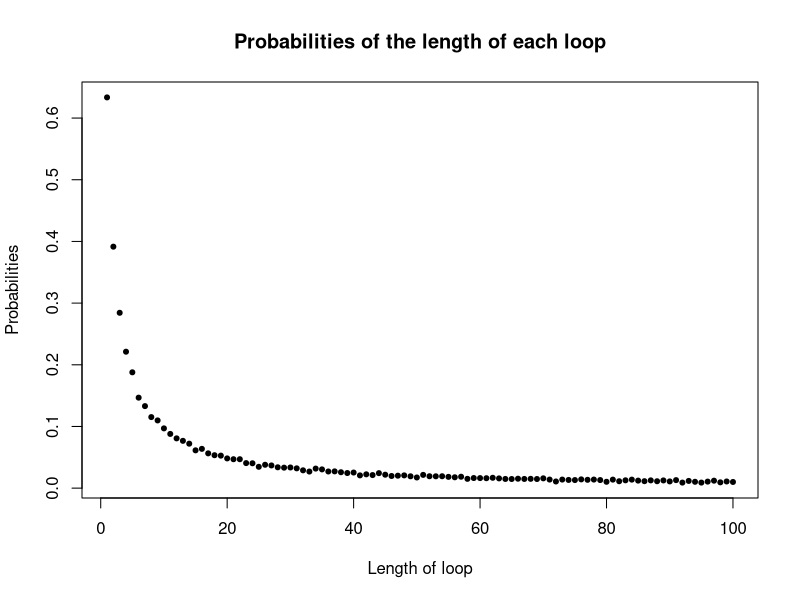

The R source for this figure:

find_one <- function(card, n, k, strategy){
  # This function is a function created to simplify the following Pone and Pall 
  # functions, which can reduce the repeated code in the latter two functions. And 
  # this function is used to calculate whether a single prisoner can successfully 
  # find their own number under each strategy.  
  
  # We estimate that when the number of picking up boxes is less than n and 
  # the prisoner succeeds in finding his number, then success is 1, or it's 0.
  
  success <- 0  
  # Strategy 1: The prisoners start by opening the box with their number on it, 
  # check the card number say k, if k is not their prisoner number they go and 
  # open box k. Repeat the process until they have found the card with their 
  # number on it.
  if(strategy==1){ 
    box <- k 
    j <- 1 
    while (j <= n) { 
      if(card[box]==k){ 
        success <- 1
        break
      }
      else{
        box <- card[box] 
        j = j+1 
      }  
    }
  }
  # Strategy 2: same As strategy 1, but starting from a randomly selected box.
  else if(strategy == 2){ 
    box <- sample(1:(2*n), 1) 
    j <- 1
    while (j <= n) {
      if(card[box] == k){
        success <- 1
        break
      }
      else{
        box <- card[box]
        j = j+1
      }  
    }
  }
  # Strategy 3: prisoners open n boxes at random, checking each card for their number.
  else{ 
    box <- sample(1:(2*n), n)
    for(i in 1:n){
      one_box <- box[i] 
      if(card[one_box] == k){
        success <- 1
        break
      }
    }
  }
  return(success)
}

Pone <- function(n, k, strategy, nreps){
  # This function tests the probability that ONE prisoner with number k will 
  # successfully find his or her own number. We find the number of successes
  # using find_one and divide it by the number of simulations(nreps=10000).
  success <- 0 
  card <- 1:(2*n) 
  for(i in 1:nreps){
    ncard <- sample(card,length(card))
    success = success + find_one(ncard, n, k, strategy)
  }
  return(success/nreps)
}
Pone(5, 1, 1, 10000);Pone(50, 1, 1, 10000)
Pone(5, 1, 2, 10000);Pone(50, 1, 2, 10000)
Pone(5, 1, 3, 10000);Pone(50, 1, 3, 10000)

Pall <- function(n, strategy, nreps){ 
  # This function tests the probability that all 2n prisoners succeed in finding 
  # their number. We still find the number of successes with the help of the 
  # function find_one and divide it by nreps.
  success <- 0
  card <- 1:(2*n)
  for(i in 1:nreps){
    ncard <- sample(card,length(card)) 
    for(j in 1:(2*n)){
      if(find_one(ncard, n, j, strategy)!=1){
        break
      }else if( j == (2*n) && find_one(ncard, n, j, strategy) == 1){
        success= 1 + success
      }
    }
  }
  return(success/nreps)
}
Pall(5, 1, 10000);Pall(50, 1, 10000)
Pall(5, 2, 10000);Pall(50, 2, 10000)
Pall(5, 3, 10000);Pall(50, 3, 10000)

# Surprisingly, the probability of strategy 1 is over 30%, while the probability
# of the other two strategies is approximately 0. So, we guess the probability 
# of strategy 1 will approach to 0.3 as n increases and the other two strategies 
# will approach to 0.

dloop <- function(n, nreps){
  # We use this function to create a matrix with nreps rows and 2n columns where 
  # all numbers are initially set to 0, assuming that each row is a simulation. 
  # Find the different loop depths that occur at least once in each simulation, 
  # match these different depths to the column by their depth and replace 0s with 
  # 1s. (For example, for a loop with a leisure depth of 3, we replace the 0 in 
  # the third column with a 1). Finally, sum each column of the nerps row separately 
  # and divide by npers to get 2n-vector of probabilities.
  prob_matrix <- matrix(0, nrow = nreps, ncol = 2*n) 
  for (i in 1:nreps) {
    ncard <- sample(1:(2*n), 2*n) 
    for (j in 1:(2*n)) {
      box <- j
      depth <- 1
      while (depth <= 2*n) {
        if(ncard[box] == j){
          prob_matrix[i, depth] = 1
          break
        }else{
          box = ncard[box]
          depth = depth + 1
        }
      }
    }
  }
  prob <- colSums(prob_matrix)/nreps
  return(prob)
}
y <- dloop(50, 10000) 
x <- 1:100 
# Let each x correspond to a y, which means each loop length correspond to its 
# probability, then generate a plot.
plot(x, y, xlab = "Length of loop", ylab = "Probabilities", pch = 20,
     main = "Probabilities of the length of each loop")